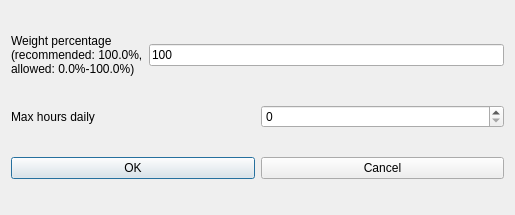
<?xml version="1.0" encoding="UTF-8"?>
<ui version="4.0">
 <class>ModifyConstraintStudentsMaxHoursDailyRealDaysForm_template</class>
 <widget class="QDialog" name="ModifyConstraintStudentsMaxHoursDailyRealDaysForm_template">
  <property name="geometry">
   <rect>
    <x>0</x>
    <y>0</y>
    <width>515</width>
    <height>215</height>
   </rect>
  </property>
  <property name="windowTitle">
   <string extracomment="This is the title of the dialog to modify a constraint of this type">Modify students max hours daily real days</string>
  </property>
  <layout class="QGridLayout" name="gridLayout">
   <item row="0" column="0">
    <layout class="QHBoxLayout" name="horizontalLayout_3">
     <item>
      <widget class="QLabel" name="weightTextLabel">
       <property name="frameShape">
        <enum>QFrame::NoFrame</enum>
       </property>
       <property name="frameShadow">
        <enum>QFrame::Plain</enum>
       </property>
       <property name="text">
        <string>Weight percentage
(recommended: 100.0%,
allowed: 0.0%-100.0%)</string>
       </property>
       <property name="wordWrap">
        <bool>false</bool>
       </property>
      </widget>
     </item>
     <item>
      <widget class="QLineEdit" name="weightLineEdit">
       <property name="text">
        <string notr="true">100</string>
       </property>
      </widget>
     </item>
    </layout>
   </item>
   <item row="1" column="0">
    <layout class="QHBoxLayout" name="horizontalLayout_2">
     <item>
      <widget class="QLabel" name="maxHoursTextLabel">
       <property name="frameShape">
        <enum>QFrame::NoFrame</enum>
       </property>
       <property name="frameShadow">
        <enum>QFrame::Plain</enum>
       </property>
       <property name="text">
        <string>Max hours daily</string>
       </property>
       <property name="wordWrap">
        <bool>false</bool>
       </property>
      </widget>
     </item>
     <item>
      <widget class="QSpinBox" name="maxHoursSpinBox"/>
     </item>
    </layout>
   </item>
   <item row="2" column="0">
    <layout class="QHBoxLayout" name="horizontalLayout">
     <item>
      <widget class="QPushButton" name="okPushButton">
       <property name="text">
        <string>OK</string>
       </property>
      </widget>
     </item>
     <item>
      <widget class="QPushButton" name="cancelPushButton">
       <property name="text">
        <string>Cancel</string>
       </property>
      </widget>
     </item>
    </layout>
   </item>
  </layout>
 </widget>
 <layoutdefault spacing="6" margin="11"/>
 <resources/>
 <connections/>
</ui>
